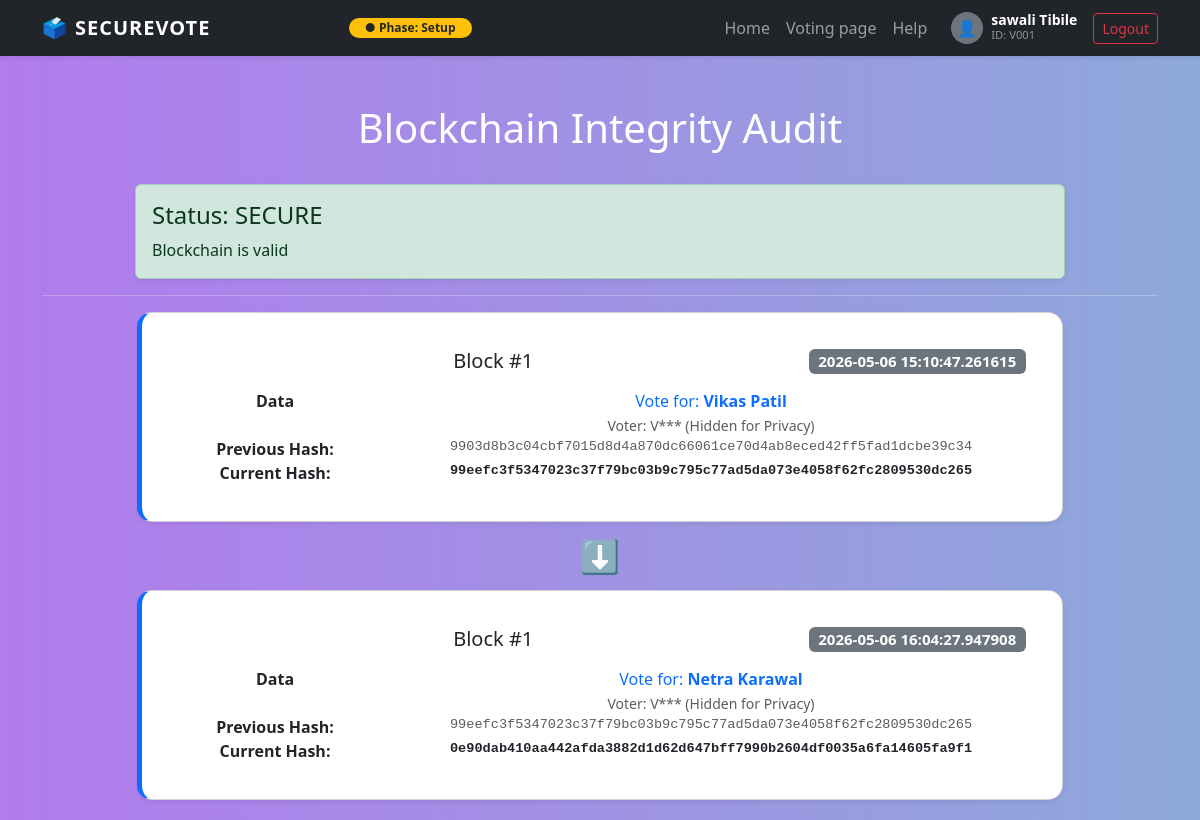
Page /validate (signed in) on the committed database.
### tables this page shows
CREATE TABLE election_settings (
        phase TEXT,
        start_time TEXT,
        end_time TEXT
    );

CREATE TABLE voters (
        voter_id TEXT PRIMARY KEY,
        name TEXT,
        password TEXT,
        has_voted INTEGER DEFAULT 0,
        aadhar TEXT,
        dob TEXT
    );

CREATE TABLE blockchain (
        block_index INTEGER,
        timestamp TEXT,
        data TEXT,
        previous_hash TEXT,
        hash TEXT
    );

### app.py (the view)
@app.route('/validate')
def validate():
    is_valid, messages = blockchain.validate_chain()
    return render_template("validate.html", valid=is_valid, messages=messages, chain=blockchain.chain)

### app.py (called while the page is built)
@app.context_processor
def inject_status():
    try:
        conn = sqlite3.connect("evoting.db")
        cursor = conn.cursor()
        cursor.execute("SELECT phase FROM election_settings")
        res = cursor.fetchone()
        conn.close()
        return dict(election_phase=res[0] if res else "Setup")
    except:
        return dict(election_phase="Setup")

@app.context_processor
def inject_user_details():
    voter_id = session.get('voter')
    user_name = None
    if voter_id:
        conn = sqlite3.connect("evoting.db")
        cursor = conn.cursor()
        cursor.execute("SELECT name FROM voters WHERE voter_id=?", (voter_id,))
        res = cursor.fetchone()
        user_name = res[0] if res else None
        conn.close()
    return dict(current_user_name=user_name, current_voter_id=voter_id)

### blockchain.py (called while the page is built)
    def create_hash(self):
        block_data= str(self.index) + self.timestamp + json.dumps(self.data) + self.previous_hash
        return hashlib.sha256(block_data.encode()).hexdigest()

    def validate_chain(self):
        errors = []
        for i in range(1, len(self.chain)):
            current = self.chain[i]
            previous = self.chain[i-1]
            if current.hash != current.create_hash():
                errors.append(f"Block {i} hash mismatch")
            if current.previous_hash != previous.hash:
                errors.append(f"Block {i} previous hash mismatch")
        if len(errors) == 0:
            return True, ["Blockchain is valid"]
        else:
            return False, errors

### templates/validate.html (shortened to what this page needs)
<!DOCTYPE html>
<html>
<head>
    <link href="https://cdn.jsdelivr.net/npm/bootstrap@5.3.0/dist/css/bootstrap.min.css" rel="stylesheet">
    <link rel="stylesheet" href="{{ url_for('static', filename='css/style.css') }}">
</head>
<body class="bg-light">
    <nav class="navbar navbar-expand-lg navbar-dark bg-dark shadow-sm py-2">
            <div class="container">
                 <a class="navbar-brand d-flex align-items-center" href="/">
                    <span class="me-2">🗳️</span>
                    <span class="fw-bold" style="letter-spacing: 1px;">SECUREVOTE</span>
                </a>
                 <div class="navbar-nav mx-auto">
                    {% if election_phase == 'Active' %}
                    <span class="badge rounded-pill bg-success px-3">● Voting Live</span>
                    {% elif election_phase == 'Closed' %}
                    <span class="badge rounded-pill bg-danger px-3">● Election Closed</span>
                    {% else %}
                    <span class="badge rounded-pill bg-warning text-dark px-3">● Phase: {{ election_phase }}</span>
                    {% endif %}
                </div>
                <ul class="navbar-nav align-items-center ms-auto">
                    {% if session.get('admin') %}
                    <li class="nav-item">
                        <a class="nav-link" href="/admin_dashboard">Dashboard</a>
                    </li>
                    {% elif session.get('voter') %}
                    <li class="nav-item">
                        <a class="nav-link" href="/">Home</a>
                    </li>
                    <li class="nav-item">
                        <a class="nav-link" href="/vote">Voting page</a>
                    </li>
                    {% else %}
                    <li class="nav-item">
                        <a class="nav-link" href="/">Home</a>
                    </li>
                    {% endif %}
                    <li class="nav-item"><a class="nav-link" href="/help">Help</a></li>
                    {% if session.get('voter') %}
                     <li class="nav-item ms-lg-3 d-flex align-items-center">
                        <div class="bg-secondary rounded-circle d-inline-flex align-items-center justify-content-center text-white me-2" style="width: 32px; height: 32px;">
                        </div>
                        <div class="d-flex flex-column line-height-1">
                            <span class="text-white small fw-bold" style="line-height: 1;">{{ current_user_name }}</span>
                            <span class="text-white-50" style="font-size: 0.7rem;">ID: {{ current_voter_id }}</span>
                        </div>
                        <a class="btn btn-sm btn-outline-danger ms-3" href="/logout">Logout</a>
                    </li>
                    {% elif session.get('admin') %}
                    <li class="nav-item ms-lg-3">
                        <span class="text-info me-2 small">🛡️ Admin Mode</span>
                        <a class="btn btn-sm btn-outline-danger" href="/logout">Logout</a>
                    </li>
                    {% else %}
                    <li class="nav-item ms-lg-3">
                        <a class="btn btn-sm btn-primary" href="/voter_login">Login</a>
                    </li>
                    {% endif %}
                </ul>
            </div>
        </nav>
    <div class="container mt-5">
        <div class="d-flex justify-content-center align-items-center mb-4 ">
            <h1>Blockchain Integrity Audit</h1>
        </div>
        <div class="alert {% if valid %}alert-success{% else %}alert-danger{% endif %} shadow-sm col-md-10 mx-auto">
            <h4 class="alert-heading">Status: {% if valid %}SECURE{% else %}CORRUPTED{% endif %}</h4>
            <p class="mb-0">{% for msg in messages %}{{ msg }}{% endfor %}</p>
        </div>
        <hr>
        <div class="row">
            <div class="col-md-10 mx-auto">
                {% for block in chain %}
                    <div class="card block-card shadow-sm">
                        <div class="card-body">
                            <h5 class="card-title">Block #{{ block.index }} <span class="badge bg-secondary float-end">{{ block.timestamp }}</span></h5>
                            <div class="row mt-3">
                                <div class="col-sm-3 fw-bold">Data</div>
                                <div class="col-sm-9 text-primary">
                                    {% if block.data is mapping %}
                                    Vote for: <strong>{{ block.data.candidate }}</strong>
                                    <br>
                                    <small class="text-muted">Voter: V*** (Hidden for Privacy)</small>
                                    {% else %}
                                    {{ block.data }}
                                    {% endif %}
                                </div>
                            </div>
                            <div class="row">
                                <div class="col-sm-3 fw-bold">Previous Hash:</div>
                                <div class="col-sm-9 hash-text text-muted">{{ block.previous_hash }}</div>
                            </div>
                            <div class="row">
                                <div class="col-sm-3 fw-bold">Current Hash:</div>
                                <div class="col-sm-9 hash-text fw-bold text-dark">{{ block.hash }}</div>
                            </div>
                        </div>
                    </div>
                    {% if not loop.last %}
                        <div class="link-icon">⬇</div>
                    {% endif %}
                {% endfor %}
            </div>
        </div>
    </div>
</body>
</html>

### static/css/style.css (style rules this page uses)
body { background: linear-gradient(to right, #b27bee, #8da9da); color: white; }
.card { border-radius: 15px; text-align: center; padding: 20px; transition: 0.3s; }

### templates/validate.html (style rules this page uses)
.hash-text { font-family: monospace; font-size: 0.85rem; word-break: break-all; }
.block-card { border-left: 5px solid #0d6efd; margin-bottom: 20px; }
.link-icon { text-align: center; font-size: 2rem; color: #6c757d; margin-top: -10px; margin-bottom: 10px; }

### rows in the picture
election_settings: phase "Setup"
voters: name "sawali Tibile"
blockchain: index "1", timestamp "2026-05-06 15:10:47.261615", data.candidate "Vikas Patil", previous_hash "9903d8b3c04cbf7015d8d4a870dc66061ce70d4ab8eced42ff5fad1dcbe39c34", hash "99eefc3f5347023c37f79bc03b9c795c77ad5da073e4058f62fc2809530dc265"
blockchain: index "1", timestamp "2026-05-06 16:04:27.947908", data.candidate "Netra Karawal", previous_hash "99eefc3f5347023c37f79bc03b9c795c77ad5da073e4058f62fc2809530dc265", hash "0e90dab410aa442afda3882d1d62d647bff7990b2604df0035a6fa14605fa9f1"

### other values in the picture
{{ current_voter_id }} "V001"
{{ msg }} "Blockchain is valid"
